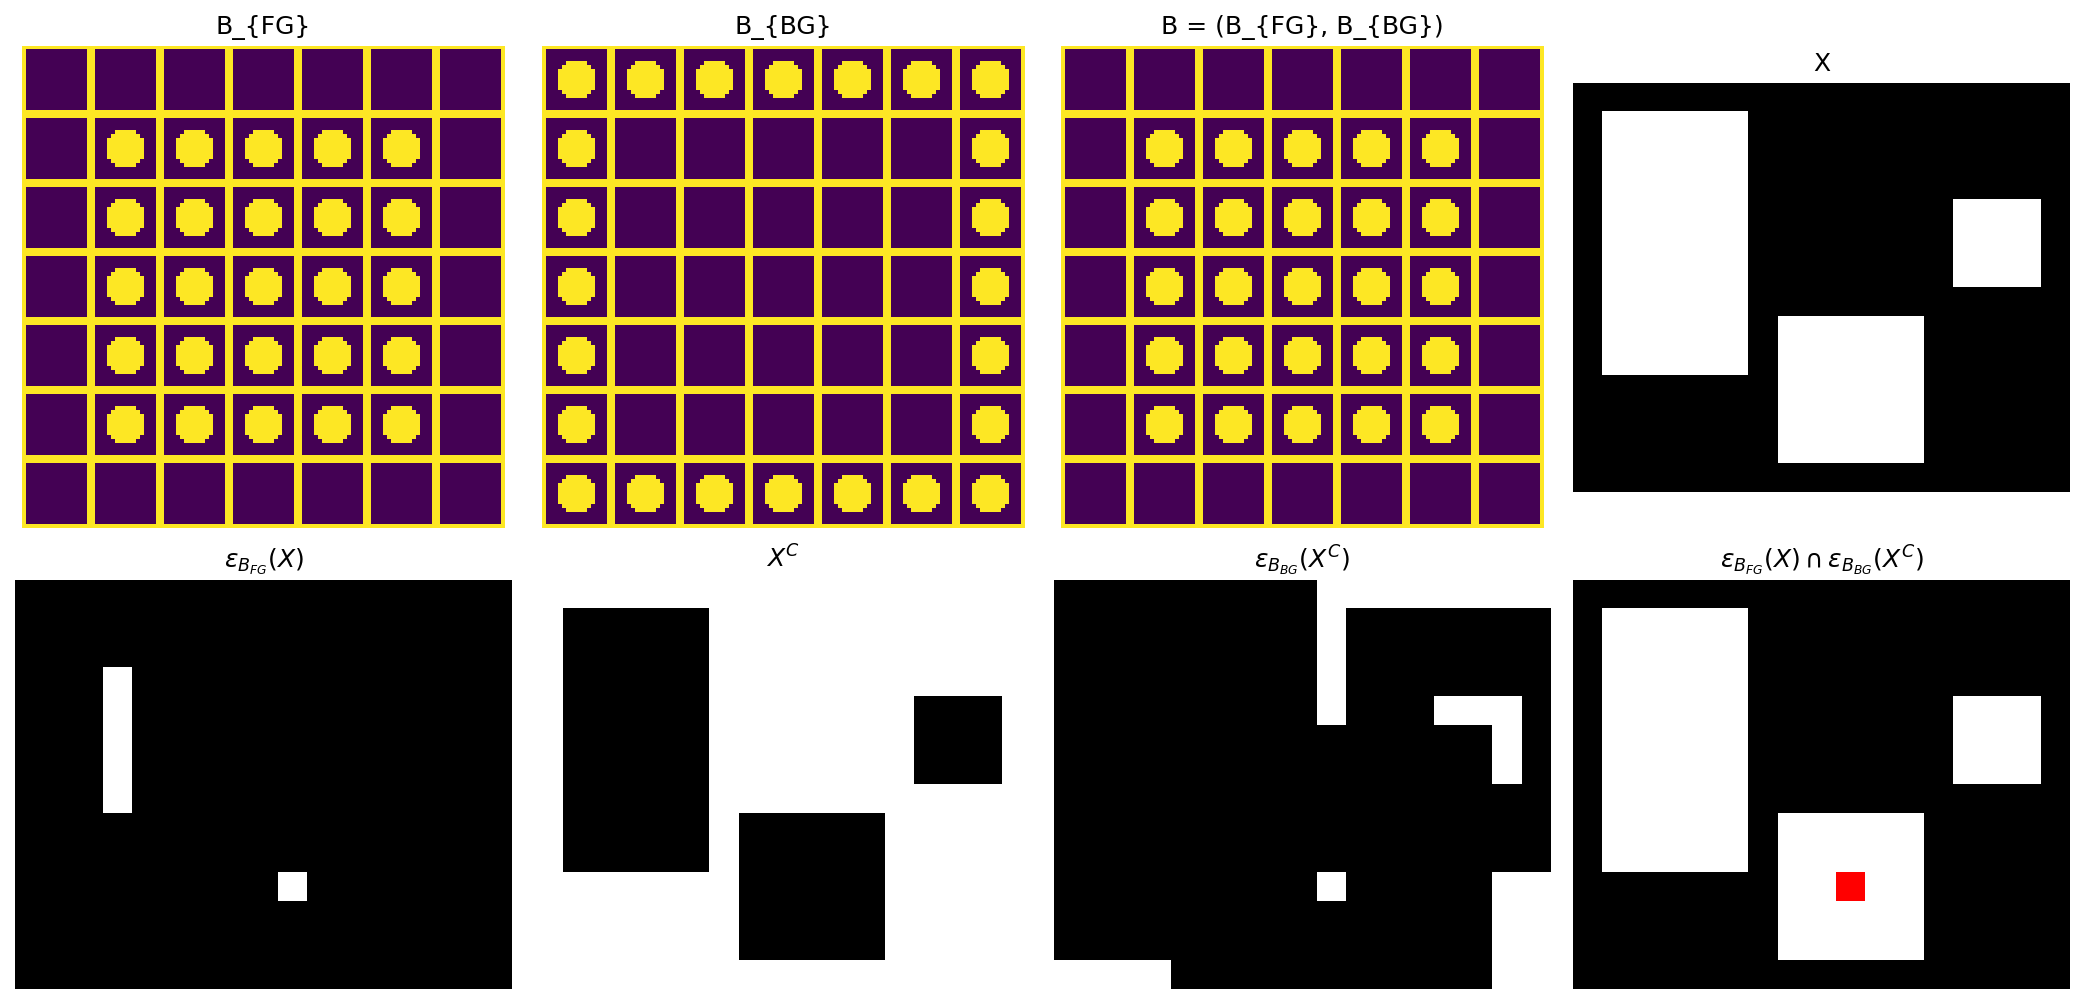

Recreate this plot in Python.
import numpy as np
import matplotlib.pyplot as plt
import sys
from pathlib import Path
import ia870 as ia
from General.mmshow import mmshow

# %% Figure912

# %% Data
X = np.zeros((14, 17), dtype=bool)
X[1:10, 1:6] = True
X[8:13, 7:12] = True
X[4:7, 13:16] = True

# %% Interval
BBGImg = np.zeros((7, 7), dtype=bool)
BFGImg = np.zeros((7, 7), dtype=bool)
BFGImg[1:6, 1:6] = True
BBGImg = ia.iaframe(BBGImg)

BFG = ia.iaimg2se(BFGImg)
BBG = ia.iaimg2se(BBGImg)

I = ia.iase2hmt(BFG, BBG)

# %% HMT
Y_hmt = ia.iasupgen(X, I)

Y_eroFG = ia.iaero(X, BFG)
Y_eroBG = ia.iaero(ia.ianeg(X), BBG)

inter = ia.iaintersec(Y_eroFG, Y_eroBG)
ok = np.all(Y_hmt == inter)
print(f'OK = {ok}')

# %% Display
Grid = np.ones_like(BFGImg, dtype=bool)

fig = plt.figure(1, figsize=(14, 7))

plt.subplot(2, 4, 1)
plt.imshow(ia.iabshow(Grid, BFGImg))
plt.title('B_{FG}')
plt.axis('off')

plt.subplot(2, 4, 2)
plt.imshow(ia.iabshow(Grid, BBGImg))
plt.title('B_{BG}')
plt.axis('off')

plt.subplot(2, 4, 3)
plt.imshow(ia.iabshow(Grid, BFGImg, ia.ianeg(ia.iaunion(BFGImg, BBGImg))))
plt.title('B = (B_{FG}, B_{BG})')
plt.axis('off')

plt.subplot(2, 4, 4)
plt.imshow(X, cmap='gray')
plt.title('X')
plt.axis('off')

plt.subplot(2, 4, 5)
plt.imshow(Y_eroFG, cmap='gray')
plt.title(r'$\epsilon_{B_{FG}}(X)$')
plt.axis('off')

plt.subplot(2, 4, 6)
plt.imshow(ia.ianeg(X), cmap='gray')
plt.title(r'$X^C$')
plt.axis('off')

plt.subplot(2, 4, 7)
plt.imshow(Y_eroBG, cmap='gray')
plt.title(r'$\epsilon_{B_{BG}}(X^C)$')
plt.axis('off')

plt.subplot(2, 4, 8)
mmshow(X, inter)
plt.title(r'$\epsilon_{B_{FG}}(X) \cap \epsilon_{B_{BG}}(X^C)$')
plt.axis('off')

plt.tight_layout()
fig.savefig('Figure912.png', dpi=150, bbox_inches='tight')
plt.show()
